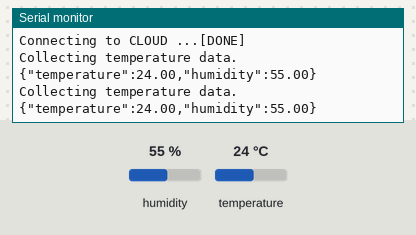
Simulated run of this sketch. Board: ESP8266 (NodeMCU). Shown: the last lines printed to the serial monitor. The test bench sets the inputs (shaded band); at power-on: humidity 55 %, temperature 24 °C. WiFi joins after 1.5 s; servers stay silent unless stated; no MQTT or app messages arrive unless stated.

Above: at 2.7 s.
2.8 s: humidity set to 22 %
At 4.4 s:
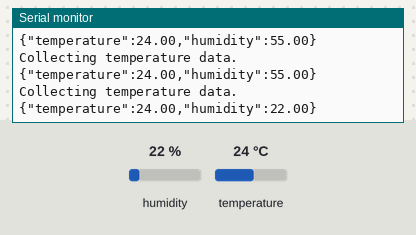
5.5 s: temperature set to 12 °C
At 6.4 s:
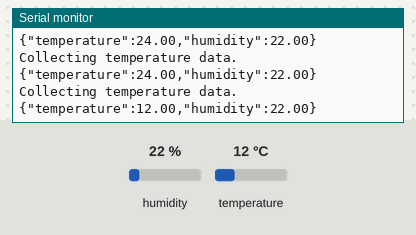
8.2 s: humidity set to 40 %
At 9.5 s:
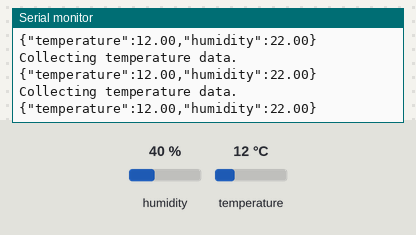
Timing chart, 0 to 11.2 s (numbered marks = the images above; inputs shaded):
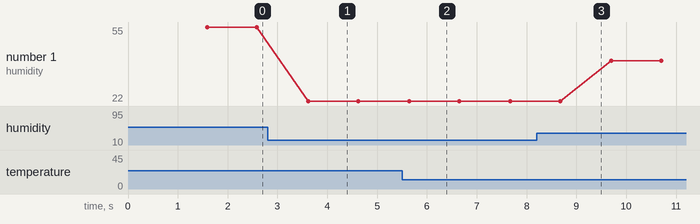

Measured:
- after the input at 2.8 s, the serial monitor: prints a new line after 0.82 s (image 1)
- after the input at 5.5 s, the serial monitor: prints a new line after 0.14 s (image 2)
- plotted number 1: 55 → 22 after the input at 2.8 s, 22 → 40 after the input at 8.2 s

The sketch:

DHT_CLOUD.ino
```cpp
#include <PubSubClient.h>
#include <ESP8266WiFi.h>

/////////*    Network Configuration     */////////////

#define WIFI_SSID        "XXXXXXXXXX"          //WiFi SSID name
#define WIFI_PASSWORD    "XXXXXXXXXX"         //WiFi Pasword

///////*     Access  Token From CLOUD   *////////////

#define TOKEN "XXXXXXXXX"                    //access Token ID from the Server
char cloudServer[] = "XXXXXXXXXXXXXXXX";    //Cloud Server address

///////*     DHT11 setup    ////////////

#include "DHT.h"
#define DHTPIN 5                         //Pin D1
#define DHTTYPE DHT11
DHT dht(DHTPIN, DHTTYPE);

WiFiClient wifiClient;
PubSubClient client(wifiClient);

unsigned long lastSend;

void setup()
{
  Serial.begin(115200);                       // Initializing the Serial communication
  dht.begin();
  delay(10);
  InitWiFi();                                 // Setting up the network
  client.setServer( cloudServer, 1883 );      // Connecting with cloud Server
  lastSend = 0;
}

void loop()
{
  if ( !client.connected() )
  {
    reconnect();
  }

  if ( millis() - lastSend > 1000 )
  {
    temperature_humidity();                      //Function call
    lastSend = millis();
  }

  client.loop();
}

void temperature_humidity()                           //Function to collect the Temperature and Humidity
{
  Serial.println("Collecting temperature data.");
  float h = dht.readHumidity();                       // Reading humidity

  float t = dht.readTemperature();                    // Read temperature as Celsius

  if (isnan(h) || isnan(t))                           // Check if any reads failed and exit early (to try again).
  {
    Serial.println("Failed to read from DHT sensor!");
    return;
  }
  String temperature = String(t);
  String humidity = String(h);

  /////*      Prepare a JSON payload string    *////////

  String payload = "{";
  payload += "\"temperature\":";
  payload += temperature;
  payload += ",";
  payload += "\"humidity\":";
  payload += humidity;
  payload += "}";

  /////*      Send payload to the CLOUD telemetry *///////

  char attributes[100];
  payload.toCharArray( attributes, 100 );
  client.publish( "v1/devices/me/telemetry", attributes );
  Serial.println( attributes );

}

void InitWiFi()                                       //Setup to connect through WiFi network
{
  Serial.println("Connecting to AP ...");

  WiFi.begin(WIFI_SSID, WIFI_PASSWORD);
  while (WiFi.status() != WL_CONNECTED)
  {
    delay(500);
    Serial.print(".");
  }
  Serial.println("Connected to AP");
}


void reconnect()                                      //Reconnecting with MQTT
{
  while (!client.connected())
  {

    if (  WiFi.status() != WL_CONNECTED)
    {
      WiFi.begin(WIFI_SSID, WIFI_PASSWORD);
      while (WiFi.status() != WL_CONNECTED)
      {
        delay(500);
        Serial.print(".");
      }
      Serial.println("Connected to AP");
    }
    Serial.print("Connecting to CLOUD ...");
    // Attempt to connect (clientId, username, password)
    if ( client.connect("ESP8266 Device", TOKEN, NULL) ) {
      Serial.println( "[DONE]" );
    } else {
      Serial.print( "[FAILED] [ rc = " );
      Serial.print(client.state());
      Serial.println( " : retrying in 5 seconds]" );
      // Wait 5 seconds before retrying
      delay( 5000 );
    }
  }
}
```
